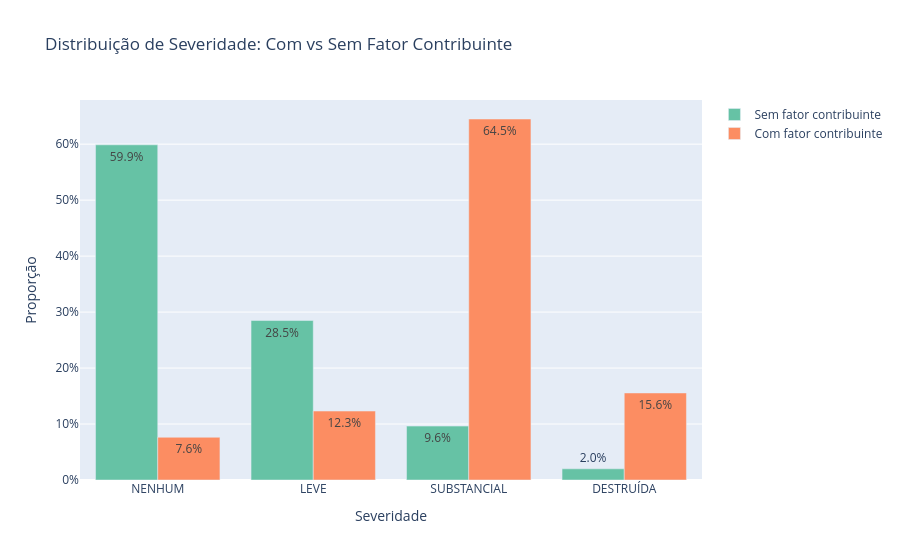

Notebook source saved alongside this figure:
### Code cell
dist = (
    df.groupby(['tem_fator', 'aeronave_nivel_dano'])
    .size()
    .groupby(level=0, group_keys=False)
    .apply(lambda x: x / x.sum())
    .rename('proporção')
    .reset_index()
)
dist['grupo'] = dist['tem_fator'].map({True: 'Com fator contribuinte', False: 'Sem fator contribuinte'})
dist['aeronave_nivel_dano'] = pd.Categorical(dist['aeronave_nivel_dano'], categories=sev_order, ordered=True)

fig = px.bar(
    dist.sort_values('aeronave_nivel_dano'),
    x='aeronave_nivel_dano', y='proporção',
    color='grupo', barmode='group',
    title='Distribuição de Severidade: Com vs Sem Fator Contribuinte',
    labels={'aeronave_nivel_dano': 'Severidade', 'proporção': 'Proporção', 'grupo': ''},
    color_discrete_sequence=px.colors.qualitative.Set2,
    text_auto='.1%'
)
fig.update_layout(yaxis_tickformat='.0%')
fig.show()

### Figure 1 — Plotly figure (JSON) as saved in the notebook; plotly's stock layout.template omitted (floating-point values rounded to 4 significant figures)
{"data": [{"alignmentgroup": "True", "hovertemplate": "=Sem fator contribuinte<br>Severidade=%{x}<br>Proporção=%{y}<extra></extra>", "legendgroup": "Sem fator contribuinte", "marker": {"color": "rgb(102,194,165)", "pattern": {"shape": ""}}, "name": "Sem fator contribuinte", "offsetgroup": "Sem fator contribuinte", "orientation": "v", "showlegend": true, "textposition": "auto", "texttemplate": "%{y:.1%}", "type": "bar", "x": ["NENHUM", "LEVE", "SUBSTANCIAL", "DESTRUÍDA"], "xaxis": "x", "y": [0.5988, 0.2849, 0.09627, 0.02001], "yaxis": "y"}, {"alignmentgroup": "True", "hovertemplate": "=Com fator contribuinte<br>Severidade=%{x}<br>Proporção=%{y}<extra></extra>", "legendgroup": "Com fator contribuinte", "marker": {"color": "rgb(252,141,98)", "pattern": {"shape": ""}}, "name": "Com fator contribuinte", "offsetgroup": "Com fator contribuinte", "orientation": "v", "showlegend": true, "textposition": "auto", "texttemplate": "%{y:.1%}", "type": "bar", "x": ["NENHUM", "LEVE", "SUBSTANCIAL", "DESTRUÍDA"], "xaxis": "x", "y": [0.07635, 0.1232, 0.645, 0.1555], "yaxis": "y"}], "layout": {"barmode": "group", "legend": {"title": {"text": ""}, "tracegroupgap": 0}, "title": {"text": "Distribuição de Severidade: Com vs Sem Fator Contribuinte"}, "xaxis": {"anchor": "y", "domain": [0, 1], "title": {"text": "Severidade"}}, "yaxis": {"anchor": "x", "domain": [0, 1], "tickformat": ".0%", "title": {"text": "Proporção"}}}}
